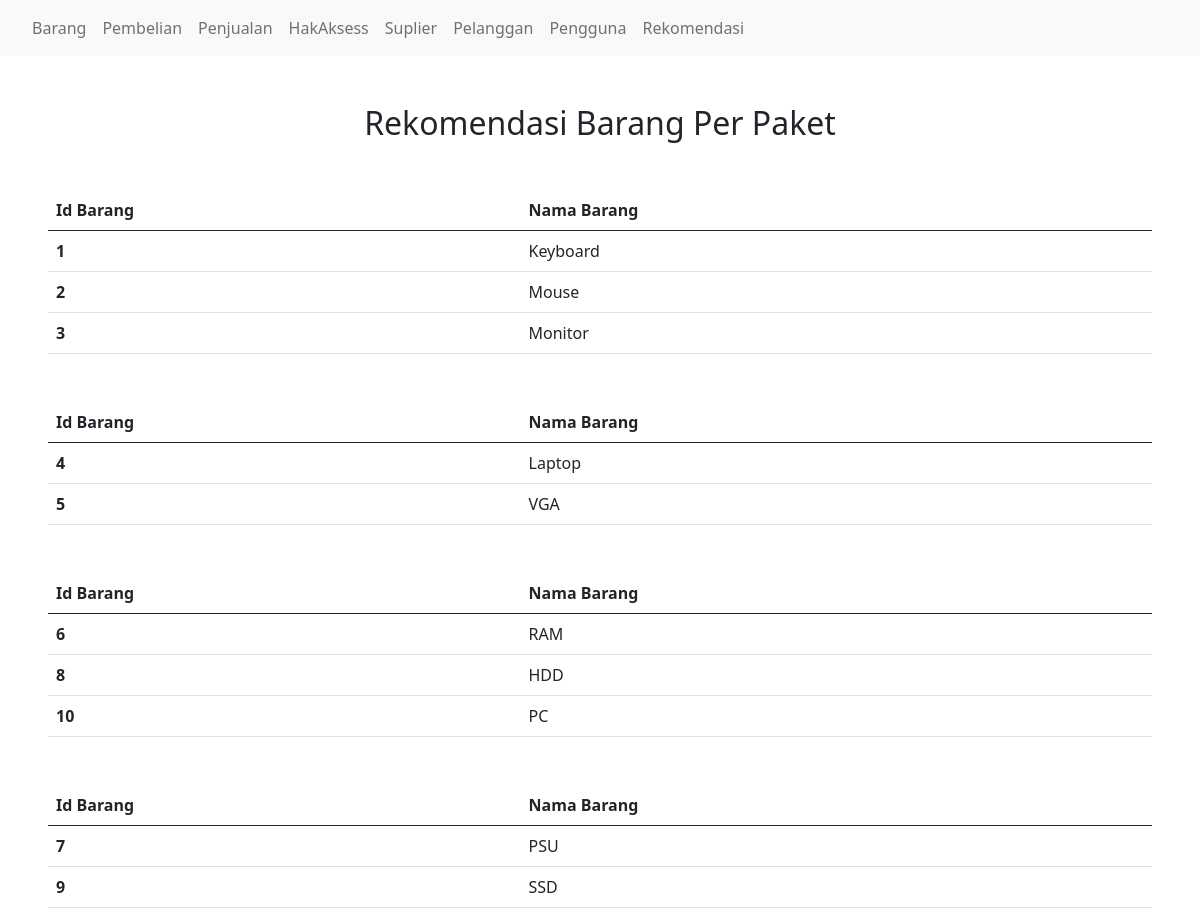
/RekomendasiPaket.php, run on the app's committed database.
### tables this page shows
CREATE TABLE `Barang` (
  `idBarang` int(11) NOT NULL AUTO_INCREMENT,
  `NamaBarang` varchar(100) NOT NULL,
  `Keterangan` varchar(100) DEFAULT NULL,
  `Stock` int(11) DEFAULT '0',
  `idPengguna` int(11) DEFAULT NULL,
  `Paket` int(11) DEFAULT NULL,
  PRIMARY KEY (`idBarang`),
  KEY `Barang_FK` (`idPengguna`),
  CONSTRAINT `Barang_FK` FOREIGN KEY (`idPengguna`) REFERENCES `Pengguna` (`idPengguna`)
);

### RekomendasiPaket.php (the view, shortened to what this page needs)
<!DOCTYPE html>
<html lang="en">
<head>
  <link href="https://cdn.jsdelivr.net/npm/bootstrap@5.0.2/dist/css/bootstrap.min.css" rel="stylesheet"
>
</head>
<body>
  <nav class="navbar navbar-expand-lg navbar-light bg-light px-4">
    <div class="collapse navbar-collapse" id="navbarNavAltMarkup">
      <div class="navbar-nav">
        <a class="nav-item nav-link" href="/">Barang</a>
        <a class="nav-item nav-link" href="/pembelian.php">Pembelian</a>
        <a class="nav-item nav-link" href="/penjualan.php">Penjualan</a>
        <a class="nav-item nav-link" href="/hakAksess.php">HakAksess</a>
        <a class="nav-item nav-link" href="/suplier.php">Suplier</a>
        <a class="nav-item nav-link" href="/pelanggan.php">Pelanggan</a>
        <a class="nav-item nav-link" href="/Pengguna/index.php">Pengguna</a>
        <a class="nav-item nav-link" href="/RekomendasiPaket.php">Rekomendasi</a> </div>
    </div>
  </nav>
  <div class="px-5 mt-5">
    <h2 class="text-center mb-4">Rekomendasi Barang Per Paket</h2>
    <?php
            require 'connection.php';
            $result = mysqli_query($conn, "SELECT idBarang, NamaBarang, Keterangan, idPengguna, Paket
            FROM Barang
            GROUP BY Paket, idBarang, NamaBarang, Keterangan, idPengguna;");
            if (mysqli_num_rows($result) > 0) {
                $current_paket = '';
                while ($row = mysqli_fetch_assoc($result)) {
                    $idBarang = $row["idBarang"];
                    $NamaBarang = $row["NamaBarang"];
                    $paket = $row['Paket'];
                    if ($current_paket !== $paket) {
                        $current_paket = $paket;
                        echo '
                        <table class="table mt-5 ml-5 mr-5">
                        <thead class="thead-dark">
                        <tr>
                            <th scope="col">Id Barang</th>
                            <th scope="col">Nama Barang</th>
                        </tr>
                        </thead>
                        ';
                    }
                    echo  "<tr>
                    <th>$idBarang</th>
                    <td>$NamaBarang</td>
                    </tr>";
                }
                echo '</table>';
            }
        ?>
  </div>
</body>
</html>

### data on the page
barang: Paket "Id Barang", idBarang "1", NamaBarang "Keyboard"
barang: idBarang "2", NamaBarang "Mouse"
barang: idBarang "3", NamaBarang "Monitor"
barang: Paket "Id Barang", idBarang "4", NamaBarang "Laptop"
barang: idBarang "5", NamaBarang "VGA"
barang: Paket "Id Barang", idBarang "6", NamaBarang "RAM"
barang: idBarang "8", NamaBarang "HDD"
barang: idBarang "10", NamaBarang "PC"
barang: Paket "Id Barang", idBarang "7", NamaBarang "PSU"
barang: idBarang "9", NamaBarang "SSD"
